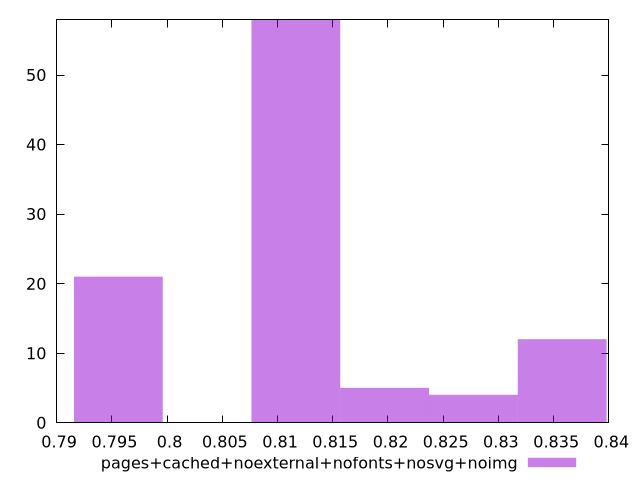

This figure's gnuplot source:
$_pagesCachedNoexternalNofontsNosvgNoimg <<EOF
0.8116605188122857 58
0.8357692470938388 12
0.8277330043333211 4
0.7955880332912504 21
0.8196967615728035 5
EOF
set key outside below
set terminal pngcairo
set output "report_00005_2020-11-02T22-26-11.212Z/largest-contentful-paint/pages+cached+noexternal+nofonts+nosvg+noimg//hist.png"
set yrange [0:58]
set boxwidth 0.00803624276051768
set style fill transparent solid 0.5 noborder
plot $_pagesCachedNoexternalNofontsNosvgNoimg title "pages+cached+noexternal+nofonts+nosvg+noimg" with boxes ,
